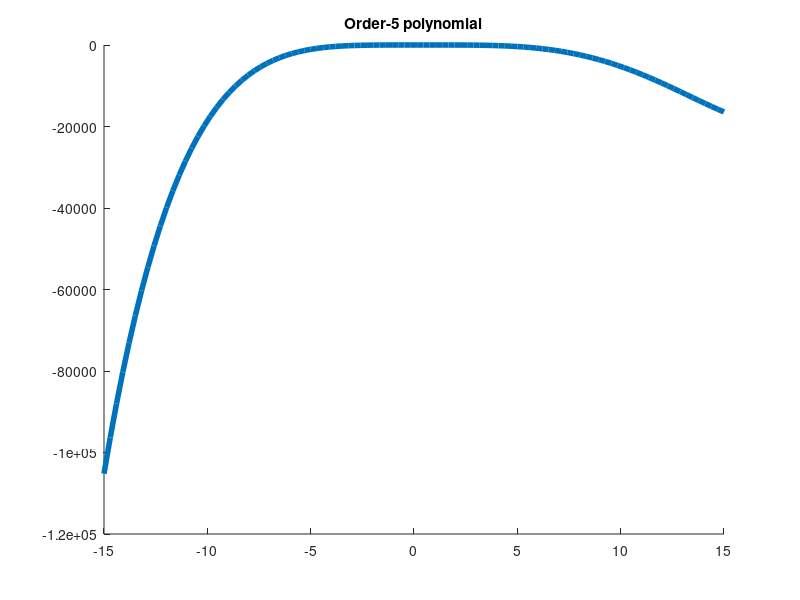
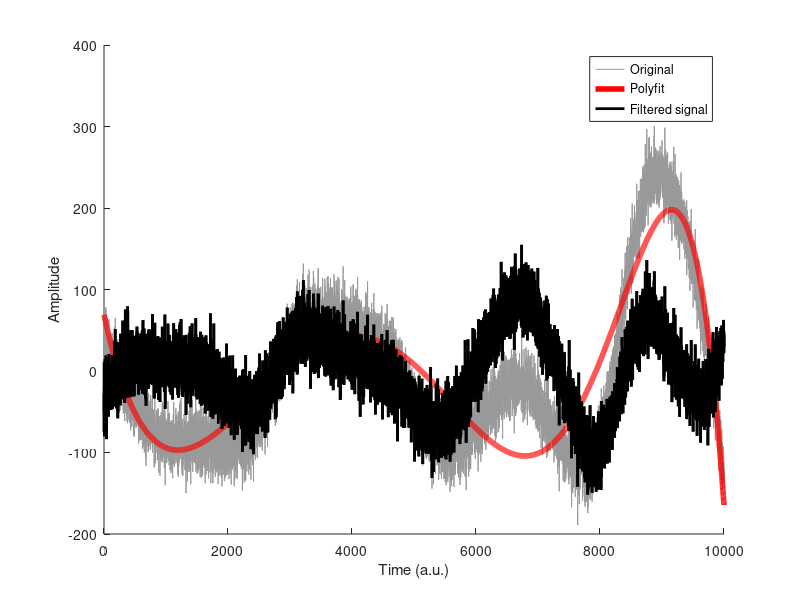
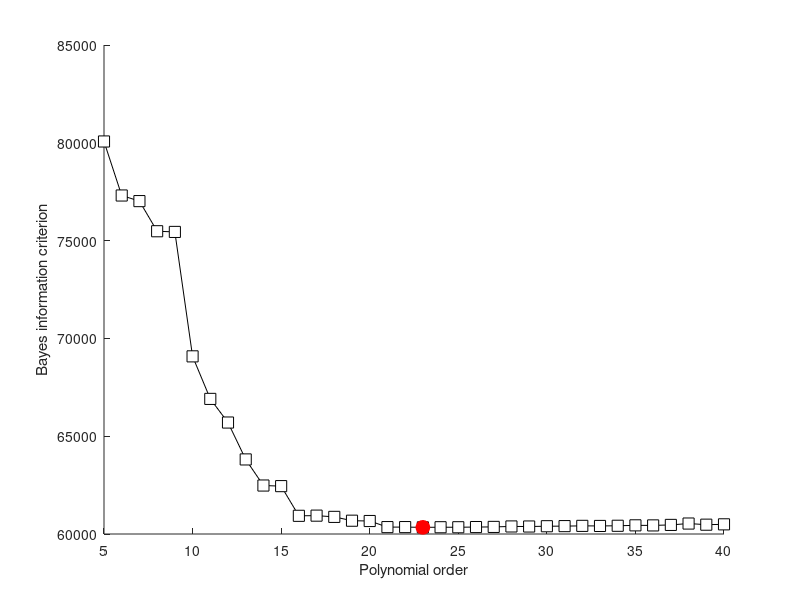
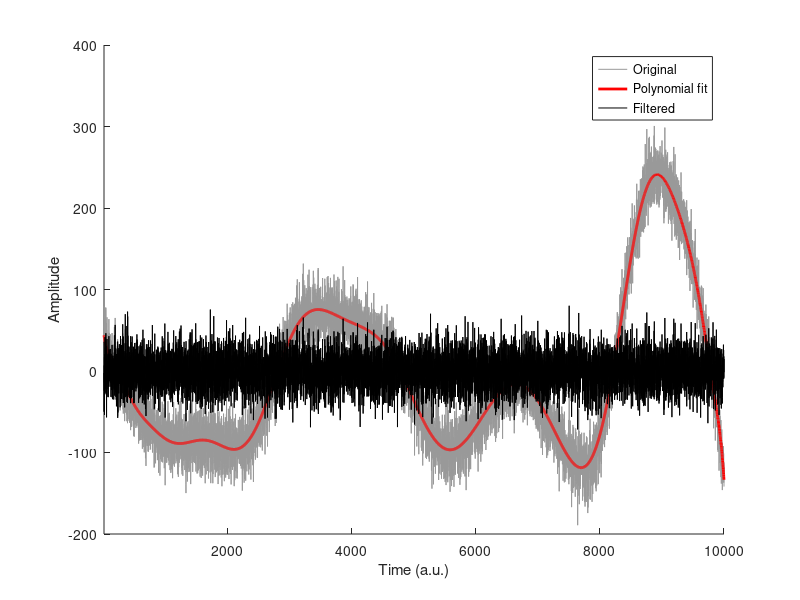

The MATLAB script that drew these images, in order:
% randn('seed', 50);

order = 5;
x = linspace(-15,15,100);

y = zeros(size(x));

for i=1:order+1
    y = y + randn*x.^(i-1);
end

figure(1), clf
hold on
plot(x,y,'linew',4)
title([ 'Order-' num2str(order) ' polynomial' ])


n = 10000;
t = (1:n)';
k = 10; % number of poles for random amplitudes
slowdrift = interp1(100*randn(k,1),linspace(1,k,n),'pchip')';
signal = slowdrift + 20*randn(n,1);


figure(2), clf, hold on
h = plot(t,signal);
set(h,'color',[1 1 1]*.6)
xlabel('Time (a.u.)'), ylabel('Amplitude')

%% fit a 3-order polynomial

% polynomial fit (returns coefficients)
p = polyfit(t,signal,7);

% predicted data is evaluation of polynomial
yHat = polyval(p,t);

% compute residual (the cleaned signal)
residual = signal - yHat;


% now plot the fit (the function that will be removed)
plot(t,yHat,'r','linew',4)
plot(t,residual,'k','linew',2)

legend({'Original';'Polyfit';'Filtered signal'})

%% Bayes information criterion to find optimal order

% possible orders
orders = (5:40)';

% sum of squared errors (sse is reserved!)
sse1 = zeros(length(orders),1); 

% loop through orders
for ri=1:length(orders)
    
    % compute polynomial (fitting time series)
    yHat = polyval(polyfit(t,signal,orders(ri)),t);
    
    % compute fit of model to data (sum of squared errors)
    sse1(ri) = sum( (yHat-signal).^2 )/n;
end

% Bayes information criterion
bic = n*log(sse1) + orders*log(n);

% best parameter has lowest BIC
[bestP,idx] = min(bic);

% would continue getting smaller without adding parameters

% plot the BIC
figure(4), clf, hold on
plot(orders,bic,'ks-','markerfacecolor','w','markersize',8)
plot(orders(idx),bestP,'ro','markersize',10,'markerfacecolor','r')
xlabel('Polynomial order'), ylabel('Bayes information criterion')
zoom on

%% now repeat filter for best (smallest) BIC

% polynomial fit
polycoefs = polyfit(t,signal,orders(idx));

% estimated data based on the coefficients
yHat = polyval(polycoefs,t);

% filtered signal is residual
filtsig = signal - yHat;


%%% plotting
figure(5), clf, hold on
h = plot(t,signal);
set(h,'color',[1 1 1]*.6)
plot(t,yHat,'r','linew',2)
plot(t,filtsig,'k')
set(gca,'xlim',t([1 end]))

xlabel('Time (a.u.)'), ylabel('Amplitude')
legend({'Original';'Polynomial fit';'Filtered'})